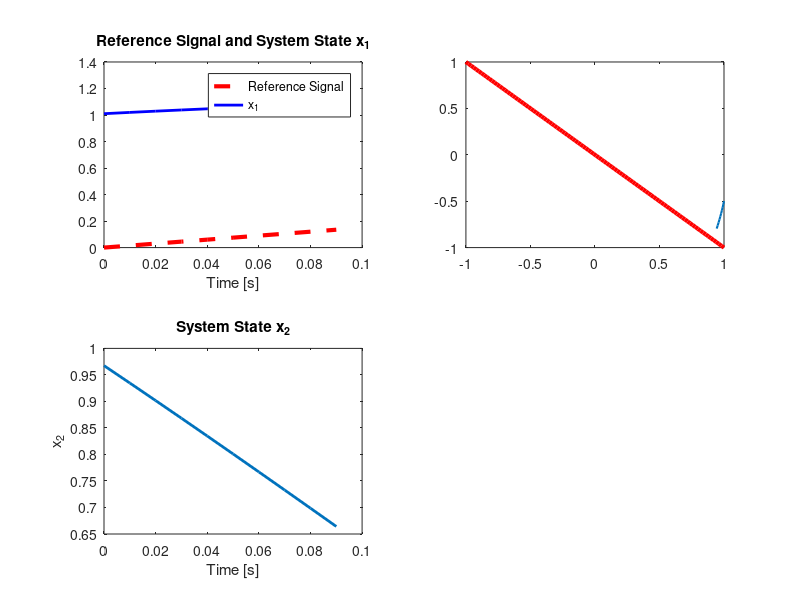

Write MATLAB code to recreate this figure. (Note: this script raises an error after producing the figure.)
clc, clear, close all
% Sliding Mode Control for Nonlinear System
% Written By: Rasit
% Date: 21-Jul-2024
%%
k = 2.25; % Controller Gain
lambda1 = 1; % Sliding Surface Param
T = 10;    % Sim Time
Ts = 1e-2; % Sampling Time
t = 0:Ts:T;

x1 = 1;
x2 = 1;
omega = 1; % Angular Frequency
A = 1.5;   % Magnitude
r = A*sin(omega*t); % Referance Signal

x1_vec = zeros(size(t));
x2_vec = zeros(size(t));
u_vec = zeros(size(t));
e_vec = zeros(size(t));
edot_vec = zeros(size(t));
s_vec = zeros(size(t));

figure('units', 'normalized', 'outerposition', [0 0 1 1], 'color', 'w')
for i = 1:length(t)
    e = x1-r(i); % Error
    e_dot = x2-A*omega*cos(omega*t(i)); % Error dot

    s = (lambda1*e)+(e_dot); % Sliding Surface
    u = -(k*sign(s)); % Control Signal

    x1_dot = x2;
    x2_dot = -x1+(1-x1^2)*x2+u;
    x1 = x1+x1_dot*Ts; % Euler Integration
    x2 = x2+x2_dot*Ts; % Euler Integration

    x1_vec(i) = x1;
    x2_vec(i) = x2;
    u_vec(i) = u;
    e_vec(i) = e;
    edot_vec(i) = e_dot;
    s_vec(i) = s;

    if mod(i, 10) == 0
        clf
        subplot(221);
        plot(t(1:i), r(1:i), 'r--', 'LineWidth', 3);
        hold on;
        plot(t(1:i), x1_vec(1:i), 'b', 'LineWidth', 2);
        title('Reference Signal and System State x_1');
        xlabel('Time [s]');
        legend('Reference Signal', 'x_1');

        subplot(223);
        plot(t(1:i), x2_vec(1:i), 'LineWidth', 2);
        title('System State x_2');
        xlabel('Time [s]');
        ylabel('x_2');

        subplot(222);
        plot(e_vec(1:i), edot_vec(1:i), 'LineWidth',1.5), hold on
        e_range = linspace(-1,1,100);
        plot(e_range,-lambda1*e_range, 'r', 'LineWidth', 3) % Sliding Surface
        yline(0), xline(0), axis([-.2 1.2 -1 .2])
        scatter(e_vec(1), edot_vec(1), "red", "filled")
        xlabel('$e$', 'Interpreter', 'latex');
        ylabel('$\dot{e}$', 'Interpreter', 'latex');
        legend('$e - \dot{e}$', 'Sliding Surface','Interpreter','latex');

        subplot(224);
        plot(t(1:i), x1_vec(1:i) - r(1:i), 'LineWidth', 2);
        title('Tracking Error');
        xlabel('Time [s]');
        ylabel('Error');
        drawnow
    end
end
